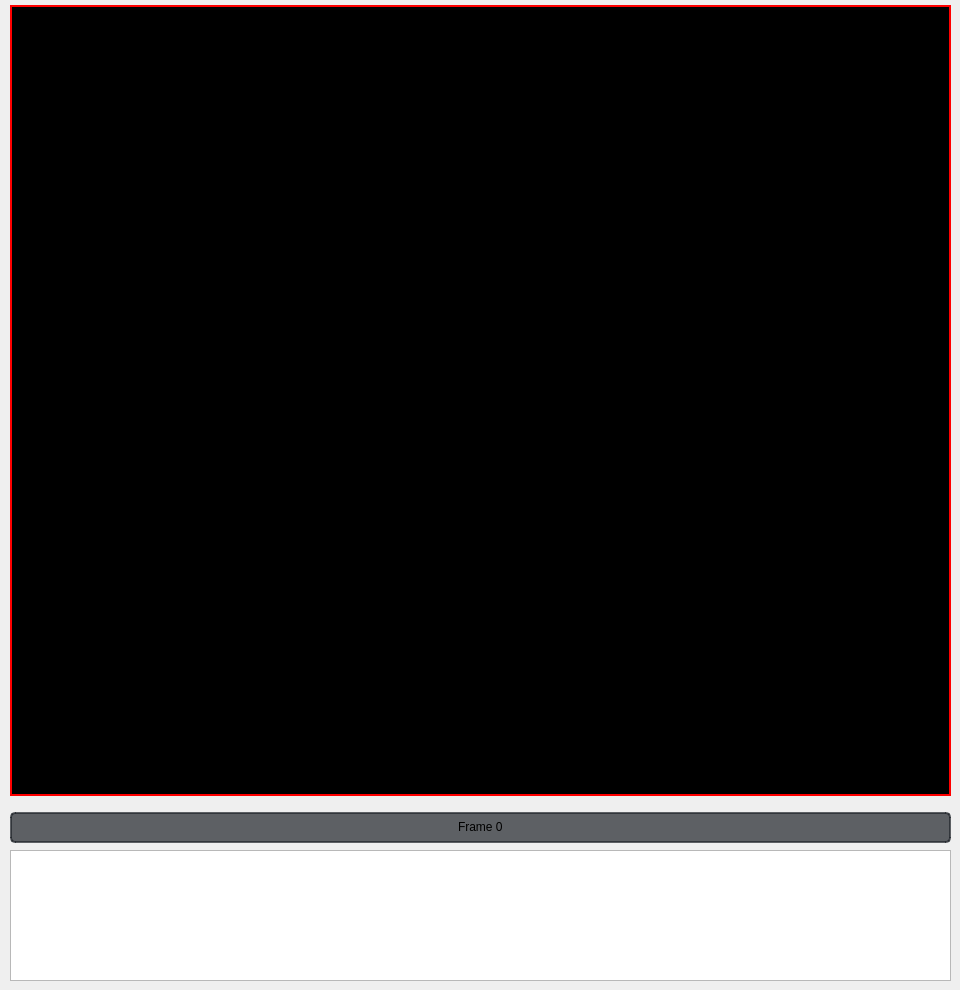
  <widget class="QWidget" name="centralwidget">
   <widget class="QLabel" name="VideoFeedLabel">
    <property name="geometry">
     <rect>
      <x>10</x>
      <y>5</y>
      <width>941</width>
      <height>791</height>
     </rect>
    </property>
    <property name="mouseTracking">
     <bool>true</bool>
    </property>
    <property name="styleSheet">
     <string notr="true">background-color: rgb(0,0,0); border:2px solid rgb(255, 0, 0); </string>
    </property>
    <property name="text">
     <string/>
    </property>
   </widget>
   <widget class="QProgressBar" name="frameslider">
    <property name="geometry">
     <rect>
      <x>10</x>
      <y>812</y>
      <width>941</width>
      <height>31</height>
     </rect>
    </property>
    <property name="styleSheet">
     <string notr="true">    QProgressBar {
        border: 2px solid rgba(33, 37, 43, 180);
        border-radius: 5px;
        text-align: center;
        background-color: rgba(33, 37, 43, 180);
        color: black;
    }
    QProgressBar::chunk {
        background-color: #FFD700;
    }</string>
    </property>
    <property name="minimum">
     <number>0</number>
    </property>
    <property name="maximum">
     <number>100</number>
    </property>
    <property name="value">
     <number>0</number>
    </property>
    <property name="format">
     <string>Frame %v</string>
    </property>
   </widget>
   <widget class="QPlainTextEdit" name="plainTextEdit">
    <property name="geometry">
     <rect>
      <x>10</x>
      <y>850</y>
      <width>941</width>
      <height>131</height>
     </rect>
    </property>
    <property name="mouseTracking">
     <bool>true</bool>
    </property>
    <property name="styleSheet">
     <string notr="true">font-size: 12pt; font: Arial;</string>
    </property>
    <property name="verticalScrollBarPolicy">
     <enum>Qt::ScrollBarAsNeeded</enum>
    </property>
    <property name="sizeAdjustPolicy">
     <enum>QAbstractScrollArea::AdjustIgnored</enum>
    </property>
    <property name="plainText">
     <string/>
    </property>
    <property name="centerOnScroll">
     <bool>false</bool>
    </property>
   </widget>
  </widget>
